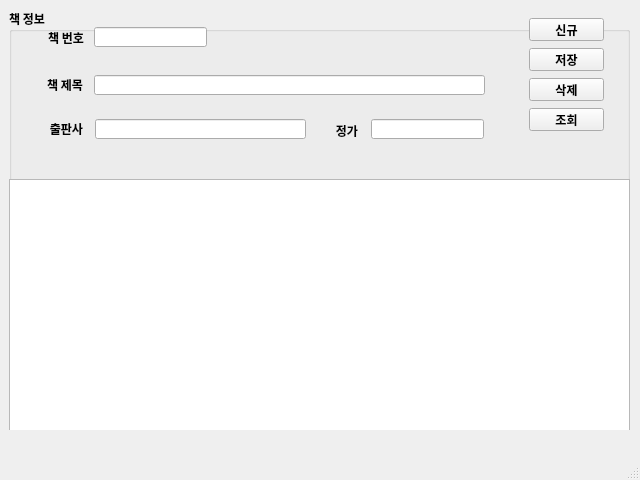
<?xml version="1.0" encoding="UTF-8"?>
<ui version="4.0">
 <class>MainWindow</class>
 <widget class="QMainWindow" name="MainWindow">
  <property name="geometry">
   <rect>
    <x>0</x>
    <y>0</y>
    <width>640</width>
    <height>480</height>
   </rect>
  </property>
  <property name="maximumSize">
   <size>
    <width>640</width>
    <height>480</height>
   </size>
  </property>
  <property name="font">
   <font>
    <family>나눔고딕</family>
    <weight>75</weight>
    <bold>true</bold>
   </font>
  </property>
  <property name="windowTitle">
   <string>마당 도서관리 V1.0</string>
  </property>
  <widget class="QWidget" name="centralwidget">
   <widget class="QWidget" name="verticalLayoutWidget">
    <property name="geometry">
     <rect>
      <x>9</x>
      <y>9</y>
      <width>621</width>
      <height>421</height>
     </rect>
    </property>
    <layout class="QVBoxLayout" name="verticalLayout">
     <item>
      <widget class="QGroupBox" name="groupBox">
       <property name="title">
        <string>책 정보</string>
       </property>
       <widget class="QTableWidget" name="tblBooks">
        <property name="geometry">
         <rect>
          <x>0</x>
          <y>170</y>
          <width>621</width>
          <height>261</height>
         </rect>
        </property>
       </widget>
       <widget class="QLabel" name="label">
        <property name="geometry">
         <rect>
          <x>19</x>
          <y>23</y>
          <width>56</width>
          <height>12</height>
         </rect>
        </property>
        <property name="text">
         <string>책 번호</string>
        </property>
        <property name="alignment">
         <set>Qt::AlignRight|Qt::AlignTrailing|Qt::AlignVCenter</set>
        </property>
       </widget>
       <widget class="QLineEdit" name="txtBookid">
        <property name="geometry">
         <rect>
          <x>85</x>
          <y>18</y>
          <width>113</width>
          <height>20</height>
         </rect>
        </property>
       </widget>
       <widget class="QLabel" name="label_2">
        <property name="geometry">
         <rect>
          <x>18</x>
          <y>70</y>
          <width>56</width>
          <height>12</height>
         </rect>
        </property>
        <property name="text">
         <string>책 제목</string>
        </property>
        <property name="alignment">
         <set>Qt::AlignRight|Qt::AlignTrailing|Qt::AlignVCenter</set>
        </property>
       </widget>
       <widget class="QLineEdit" name="txtBookName">
        <property name="geometry">
         <rect>
          <x>85</x>
          <y>66</y>
          <width>391</width>
          <height>20</height>
         </rect>
        </property>
       </widget>
       <widget class="QLineEdit" name="txtPublisher">
        <property name="geometry">
         <rect>
          <x>86</x>
          <y>110</y>
          <width>211</width>
          <height>20</height>
         </rect>
        </property>
       </widget>
       <widget class="QLabel" name="label_3">
        <property name="geometry">
         <rect>
          <x>18</x>
          <y>114</y>
          <width>56</width>
          <height>12</height>
         </rect>
        </property>
        <property name="text">
         <string>출판사</string>
        </property>
        <property name="alignment">
         <set>Qt::AlignRight|Qt::AlignTrailing|Qt::AlignVCenter</set>
        </property>
       </widget>
       <widget class="QLabel" name="label_4">
        <property name="geometry">
         <rect>
          <x>293</x>
          <y>116</y>
          <width>56</width>
          <height>12</height>
         </rect>
        </property>
        <property name="text">
         <string>정가</string>
        </property>
        <property name="alignment">
         <set>Qt::AlignRight|Qt::AlignTrailing|Qt::AlignVCenter</set>
        </property>
       </widget>
       <widget class="QLineEdit" name="txtPrice">
        <property name="geometry">
         <rect>
          <x>362</x>
          <y>110</y>
          <width>113</width>
          <height>20</height>
         </rect>
        </property>
       </widget>
       <widget class="QPushButton" name="btnNew">
        <property name="geometry">
         <rect>
          <x>520</x>
          <y>9</y>
          <width>75</width>
          <height>23</height>
         </rect>
        </property>
        <property name="text">
         <string>신규</string>
        </property>
       </widget>
       <widget class="QPushButton" name="btnSave">
        <property name="geometry">
         <rect>
          <x>520</x>
          <y>39</y>
          <width>75</width>
          <height>23</height>
         </rect>
        </property>
        <property name="text">
         <string>저장</string>
        </property>
       </widget>
       <widget class="QPushButton" name="btnDel">
        <property name="geometry">
         <rect>
          <x>520</x>
          <y>69</y>
          <width>75</width>
          <height>23</height>
         </rect>
        </property>
        <property name="text">
         <string>삭제</string>
        </property>
       </widget>
       <widget class="QPushButton" name="btnReload">
        <property name="geometry">
         <rect>
          <x>520</x>
          <y>99</y>
          <width>75</width>
          <height>23</height>
         </rect>
        </property>
        <property name="text">
         <string>조회</string>
        </property>
       </widget>
      </widget>
     </item>
    </layout>
   </widget>
  </widget>
  <widget class="QMenuBar" name="menubar">
   <property name="geometry">
    <rect>
     <x>0</x>
     <y>0</y>
     <width>640</width>
     <height>20</height>
    </rect>
   </property>
  </widget>
  <widget class="QStatusBar" name="statusbar"/>
 </widget>
 <resources/>
 <connections/>
</ui>
